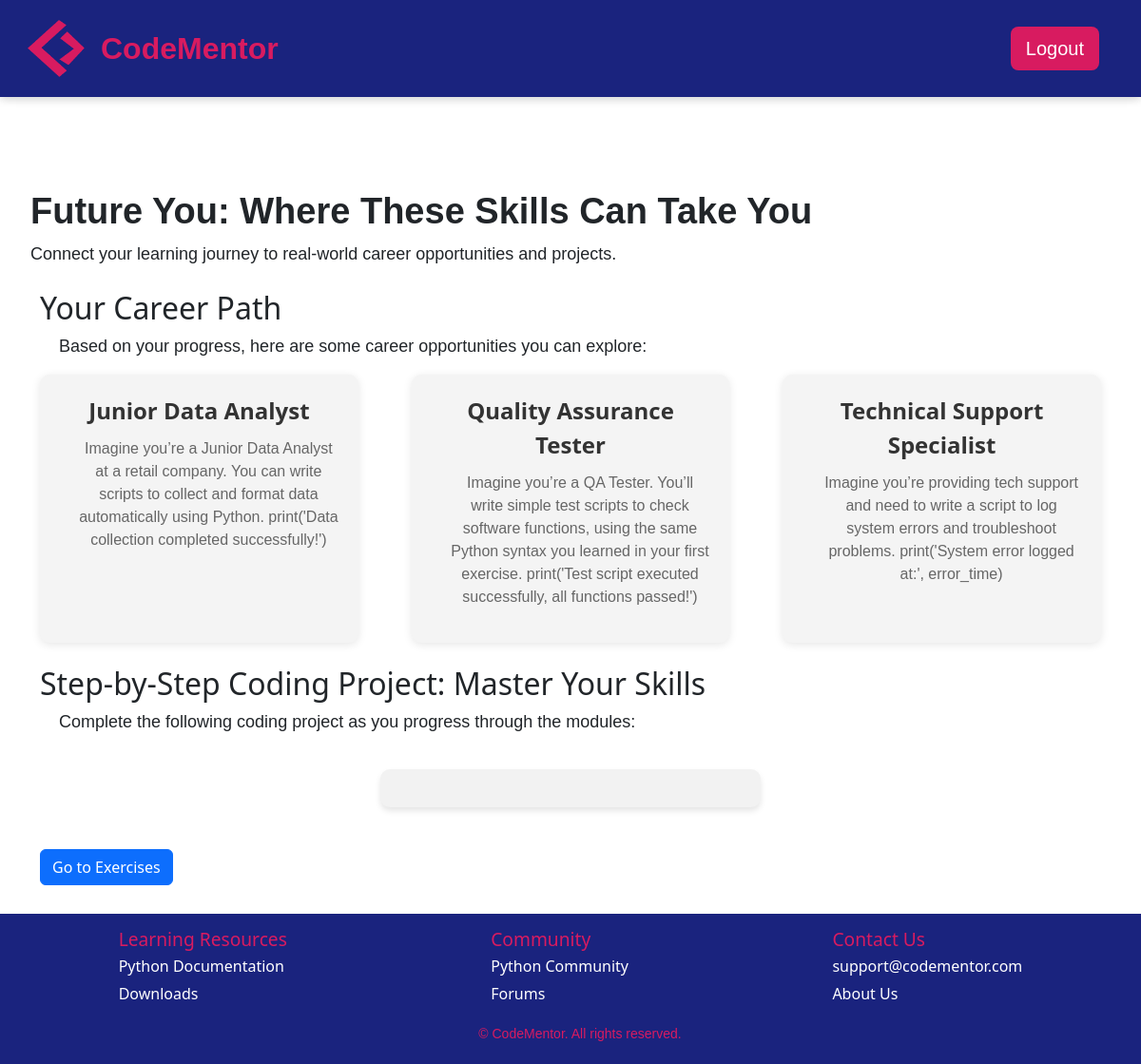
Page /future_you (signed in) on the committed database.
### app.py (models this page shows, shortened)
class CareerSuggestions(db.Model):
    CSid = db.Column(db.Integer, primary_key=True)
    title = db.Column(db.String(100), nullable=False)
    description = db.Column(db.Text, nullable=False)
    exerciseid = db.Column(db.Integer, db.ForeignKey('exercise.exerciseid'), nullable=True)  # Link to Exercise table
    keyresponsibilities = db.Column(db.Text, nullable=True)
    exercise = db.relationship('Exercise', backref='career_suggestions', lazy=True)  # Access career suggestions from exercise
    questions = db.relationship('CareerQuestion', backref='career_suggestions', lazy=True)
    stories = db.relationship('CareerStory', backref='career_suggestions', lazy=True)
    challenges = db.relationship('IndustryChallenge', backref='career_suggestions', lazy=True)

### app.py (the view)
@app.route('/future_you', methods=['GET', 'POST'])
@login_required
def future_you():
    userid = current_user.userid  # Assuming `userid` is the primary key for the User model
    user_module_progress = UserModuleProgress.query.filter_by(userid=userid).first()
    if user_module_progress:
        current_module_id = user_module_progress.moduleid
    else:
        current_module_id = None  # Or handle if the user has no progress
    second_exercise_completed = check_if_second_exercise_completed(userid, current_module_id)
    if current_module_id:
        career_suggestions = CareerSuggestions.query.filter_by(exerciseid=current_module_id).all()
    else:
        career_suggestions = []  # If no module is found, return an empty list
    if request.method == 'POST':
        if second_exercise_completed:
            return redirect(url_for('dashboard'))
        else:
            return redirect(url_for('exercises', module_id=current_module_id))
    return render_template('future_you.html',
                           second_exercise_completed=second_exercise_completed,
                           career_suggestions=career_suggestions)

### app.py (called while the page is built)
@login_manager.user_loader
def load_user(userid):
    return User.query.get(int(userid))

def check_if_second_exercise_completed(userid, module_id):
    second_exercise = Exercise.query.filter_by(moduleid=module_id).order_by(Exercise.exerciseid).offset(1).first()  # This grabs the second exercise based on the module
    if second_exercise:
        user_progress = UserExerciseProgress.query.filter_by(userid=userid, exerciseid=second_exercise.exerciseid).first()
        return user_progress is not None and user_progress.status == 'completed'
    return False

### templates/future_you.html (shortened to what this page needs)
{% extends 'base.html' %}
{% block content %}
<section class="future-you-section">
    <div class="intro">
        <h1>Future You: Where These Skills Can Take You</h1>
        <p>Connect your learning journey to real-world career opportunities and projects.</p>
    </div>
    <div class="container mt-4">
        <div class="row">
        <h2>Your Career Path</h2>
        <p>Based on your progress, here are some career opportunities you can explore:</p>
            <div class="col-md-12 mb-4">
                <div class="learning-box">
                    <div class="career-path-boxes-container">
                        {% if career_suggestions %}
                            <div class="career-paths-container">
                                {% for career in career_suggestions %}
                                    <div class="career-path-box">
                                        <a href="{{ career.link }}" target="_blank" class="career-title">{{ career.title }}</a>
                                        <p class="career-description">{{ career.description }}</p>
                                    </div>
                                {% endfor %}
                            </div>
                        {% else %}
                            <p>No career suggestions available for this module yet.</p>
                        {% endif %}
                    </div>
                </div>
            </div>
            <h2>Step-by-Step Coding Project: Master Your Skills</h2>
            <p>Complete the following coding project as you progress through the modules:</p>
            <div class="col-md-12 mb-4">
                <div class="learning-boxe">
                </div>
            </div>
        </div>
    {% if second_exercise_completed %}
    <form method="POST">
        <button type="submit" class="btn btn-primary">Go to Dashboard</button>
    </form>
    {% else %}
    <form method="POST">
        <button type="submit" class="btn btn-primary">Go to Exercises</button>
    </form>
    {% endif %}
    </div>
</section>
{% endblock %}

### static/css/styles.css (style rules this page uses)
body, html { margin: 0; padding: 0; height: 100%; }
body { display: flex; flex-direction: column; height: 100%; }
h1 { font-weight: bold; font-size: 38px; font-family: Verdana, Geneva, Tahoma, sans-serif; margin-left: 20px; }
p { font-size: 18px; font-family: Verdana, Geneva, Tahoma, sans-serif; margin-left: 20px; }
body, html { height: 100%; margin: 0; display: flex; flex-direction: column; }
.learning-boxe { background-color: #f2f2f2; border-radius: 10px; box-shadow: 0 4px 6px rgba(0, 0, 0, 0.1); padding: 20px; text-align: left; max-width: 400px; margin: 20px auto; font-family: 'Verdana', Geneva, Tahoma, sans-serif; color: #333; display: flex; gap: 20px; flex-wrap: wrap; }
.career-paths-container { display: flex; flex-wrap: wrap; gap: 20px; justify-content: space-between; }
.career-path-box { background-color: #f4f4f4; padding: 20px; width: 30%; border-radius: 10px; box-shadow: 0 2px 10px rgba(0, 0, 0, 0.1); transition: transform 0.3s ease-in-out; text-align: center; }
.career-title { font-size: 1.5rem; font-weight: bold; color: #333; text-decoration: none; }
.career-description { font-size: 1rem; color: #666; margin-top: 10px; }

### rows in the picture
CareerSuggestions: title "Junior Data Analyst", description "Imagine you’re a Junior Data Analyst at a retail company. You can write scripts to collect and format data automatically using Python. print('Data collection completed successfully!')"
CareerSuggestions: title "Quality Assurance Tester", description "Imagine you’re a QA Tester. You’ll write simple test scripts to check software functions, using the same Python syntax you learned in your first exercise. print('Test script executed successfully, all functions passed!')"
CareerSuggestions: title "Technical Support Specialist", description "Imagine you’re providing tech support and need to write a script to log system errors and troubleshoot problems. print('System error logged at:', error_time)"
